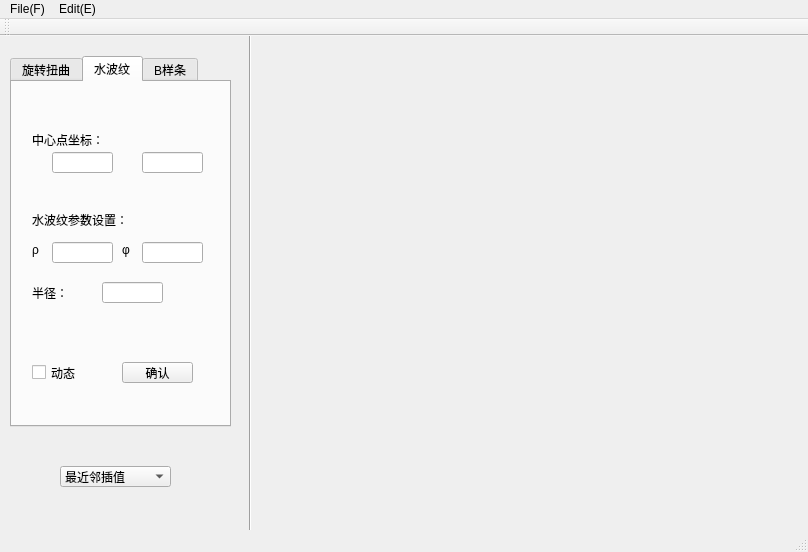
<?xml version="1.0" encoding="UTF-8"?>
<ui version="4.0">
 <class>MainWindow</class>
 <widget class="QMainWindow" name="MainWindow">
  <property name="geometry">
   <rect>
    <x>0</x>
    <y>0</y>
    <width>808</width>
    <height>552</height>
   </rect>
  </property>
  <property name="windowTitle">
   <string>MainWindow</string>
  </property>
  <widget class="QWidget" name="centralWidget">
   <widget class="Line" name="line">
    <property name="geometry">
     <rect>
      <x>240</x>
      <y>-10</y>
      <width>20</width>
      <height>541</height>
     </rect>
    </property>
    <property name="orientation">
     <enum>Qt::Vertical</enum>
    </property>
   </widget>
   <widget class="QComboBox" name="comboBox">
    <property name="geometry">
     <rect>
      <x>60</x>
      <y>430</y>
      <width>111</width>
      <height>21</height>
     </rect>
    </property>
    <item>
     <property name="text">
      <string>最近邻插值</string>
     </property>
    </item>
    <item>
     <property name="text">
      <string>双线性插值</string>
     </property>
    </item>
    <item>
     <property name="text">
      <string>双三次插值</string>
     </property>
    </item>
   </widget>
   <widget class="llabel" name="label_image">
    <property name="geometry">
     <rect>
      <x>260</x>
      <y>10</y>
      <width>531</width>
      <height>501</height>
     </rect>
    </property>
    <property name="text">
     <string/>
    </property>
   </widget>
   <widget class="QTabWidget" name="Option">
    <property name="geometry">
     <rect>
      <x>10</x>
      <y>20</y>
      <width>221</width>
      <height>371</height>
     </rect>
    </property>
    <property name="currentIndex">
     <number>1</number>
    </property>
    <widget class="QWidget" name="tab_rotation">
     <attribute name="title">
      <string>旋转扭曲</string>
     </attribute>
     <widget class="QLabel" name="label">
      <property name="geometry">
       <rect>
        <x>10</x>
        <y>20</y>
        <width>91</width>
        <height>16</height>
       </rect>
      </property>
      <property name="text">
       <string>旋转中心坐标：</string>
      </property>
     </widget>
     <widget class="QLineEdit" name="lineEdit">
      <property name="geometry">
       <rect>
        <x>10</x>
        <y>70</y>
        <width>61</width>
        <height>21</height>
       </rect>
      </property>
     </widget>
     <widget class="QLineEdit" name="lineEdit_2">
      <property name="geometry">
       <rect>
        <x>110</x>
        <y>70</y>
        <width>61</width>
        <height>21</height>
       </rect>
      </property>
     </widget>
     <widget class="QLabel" name="label_2">
      <property name="geometry">
       <rect>
        <x>10</x>
        <y>150</y>
        <width>61</width>
        <height>21</height>
       </rect>
      </property>
      <property name="text">
       <string>旋转半径：</string>
      </property>
     </widget>
     <widget class="QLineEdit" name="lineEdit_3">
      <property name="geometry">
       <rect>
        <x>90</x>
        <y>150</y>
        <width>71</width>
        <height>21</height>
       </rect>
      </property>
     </widget>
     <widget class="QLabel" name="label_3">
      <property name="geometry">
       <rect>
        <x>10</x>
        <y>230</y>
        <width>61</width>
        <height>16</height>
       </rect>
      </property>
      <property name="text">
       <string>旋转角度：</string>
      </property>
     </widget>
     <widget class="QLineEdit" name="lineEdit_4">
      <property name="geometry">
       <rect>
        <x>90</x>
        <y>230</y>
        <width>71</width>
        <height>21</height>
       </rect>
      </property>
     </widget>
     <widget class="QPushButton" name="pushButton_RD">
      <property name="geometry">
       <rect>
        <x>60</x>
        <y>290</y>
        <width>75</width>
        <height>23</height>
       </rect>
      </property>
      <property name="text">
       <string>确认</string>
      </property>
     </widget>
    </widget>
    <widget class="QWidget" name="tab_water">
     <attribute name="title">
      <string>水波纹</string>
     </attribute>
     <widget class="QLabel" name="label_4">
      <property name="geometry">
       <rect>
        <x>20</x>
        <y>50</y>
        <width>81</width>
        <height>16</height>
       </rect>
      </property>
      <property name="text">
       <string>中心点坐标：</string>
      </property>
     </widget>
     <widget class="QLineEdit" name="lineEdit_5">
      <property name="geometry">
       <rect>
        <x>40</x>
        <y>70</y>
        <width>61</width>
        <height>21</height>
       </rect>
      </property>
     </widget>
     <widget class="QLineEdit" name="lineEdit_6">
      <property name="geometry">
       <rect>
        <x>130</x>
        <y>70</y>
        <width>61</width>
        <height>21</height>
       </rect>
      </property>
     </widget>
     <widget class="QLabel" name="label_5">
      <property name="geometry">
       <rect>
        <x>20</x>
        <y>130</y>
        <width>131</width>
        <height>16</height>
       </rect>
      </property>
      <property name="text">
       <string>水波纹参数设置：</string>
      </property>
     </widget>
     <widget class="QLabel" name="label_6">
      <property name="geometry">
       <rect>
        <x>20</x>
        <y>160</y>
        <width>16</width>
        <height>16</height>
       </rect>
      </property>
      <property name="text">
       <string>ρ</string>
      </property>
     </widget>
     <widget class="QLineEdit" name="lineEdit_7">
      <property name="geometry">
       <rect>
        <x>40</x>
        <y>160</y>
        <width>61</width>
        <height>21</height>
       </rect>
      </property>
     </widget>
     <widget class="QLabel" name="label_7">
      <property name="geometry">
       <rect>
        <x>110</x>
        <y>160</y>
        <width>16</width>
        <height>16</height>
       </rect>
      </property>
      <property name="text">
       <string>φ</string>
      </property>
     </widget>
     <widget class="QLineEdit" name="lineEdit_8">
      <property name="geometry">
       <rect>
        <x>130</x>
        <y>160</y>
        <width>61</width>
        <height>21</height>
       </rect>
      </property>
     </widget>
     <widget class="QLabel" name="label_8">
      <property name="geometry">
       <rect>
        <x>20</x>
        <y>200</y>
        <width>51</width>
        <height>21</height>
       </rect>
      </property>
      <property name="text">
       <string>半径：</string>
      </property>
     </widget>
     <widget class="QLineEdit" name="lineEdit_9">
      <property name="geometry">
       <rect>
        <x>90</x>
        <y>200</y>
        <width>61</width>
        <height>21</height>
       </rect>
      </property>
     </widget>
     <widget class="QPushButton" name="pushButton_WR">
      <property name="geometry">
       <rect>
        <x>110</x>
        <y>280</y>
        <width>71</width>
        <height>21</height>
       </rect>
      </property>
      <property name="text">
       <string>确认</string>
      </property>
     </widget>
     <widget class="QCheckBox" name="checkBox">
      <property name="geometry">
       <rect>
        <x>20</x>
        <y>280</y>
        <width>71</width>
        <height>21</height>
       </rect>
      </property>
      <property name="text">
       <string>动态</string>
      </property>
     </widget>
    </widget>
    <widget class="QWidget" name="tab_Bspline">
     <attribute name="title">
      <string>B样条</string>
     </attribute>
     <widget class="QLabel" name="label_9">
      <property name="geometry">
       <rect>
        <x>80</x>
        <y>20</y>
        <width>71</width>
        <height>16</height>
       </rect>
      </property>
      <property name="text">
       <string>方格大小：</string>
      </property>
     </widget>
     <widget class="QLabel" name="label_10">
      <property name="geometry">
       <rect>
        <x>40</x>
        <y>60</y>
        <width>31</width>
        <height>16</height>
       </rect>
      </property>
      <property name="text">
       <string>X：</string>
      </property>
     </widget>
     <widget class="QLabel" name="label_11">
      <property name="geometry">
       <rect>
        <x>40</x>
        <y>140</y>
        <width>31</width>
        <height>16</height>
       </rect>
      </property>
      <property name="text">
       <string>Y：</string>
      </property>
     </widget>
     <widget class="QLineEdit" name="lineEdit_10">
      <property name="geometry">
       <rect>
        <x>80</x>
        <y>60</y>
        <width>71</width>
        <height>21</height>
       </rect>
      </property>
     </widget>
     <widget class="QLineEdit" name="lineEdit_11">
      <property name="geometry">
       <rect>
        <x>80</x>
        <y>140</y>
        <width>71</width>
        <height>21</height>
       </rect>
      </property>
     </widget>
     <widget class="QPushButton" name="pushButton_BS_2">
      <property name="geometry">
       <rect>
        <x>70</x>
        <y>290</y>
        <width>75</width>
        <height>23</height>
       </rect>
      </property>
      <property name="text">
       <string>确认</string>
      </property>
     </widget>
    </widget>
   </widget>
  </widget>
  <widget class="QMenuBar" name="menuBar">
   <property name="geometry">
    <rect>
     <x>0</x>
     <y>0</y>
     <width>808</width>
     <height>23</height>
    </rect>
   </property>
   <widget class="QMenu" name="menuFile_F">
    <property name="title">
     <string>File(F)</string>
    </property>
    <addaction name="actionOpen_O"/>
    <addaction name="actionSave_S_2"/>
   </widget>
   <widget class="QMenu" name="menuEdit_E">
    <property name="title">
     <string>Edit(E)</string>
    </property>
    <addaction name="actionSource_S"/>
    <addaction name="actionUndo_U"/>
   </widget>
   <addaction name="menuFile_F"/>
   <addaction name="menuEdit_E"/>
  </widget>
  <widget class="QToolBar" name="mainToolBar">
   <attribute name="toolBarArea">
    <enum>TopToolBarArea</enum>
   </attribute>
   <attribute name="toolBarBreak">
    <bool>false</bool>
   </attribute>
  </widget>
  <widget class="QStatusBar" name="statusBar"/>
  <action name="actionOpen_O">
   <property name="text">
    <string>Open(O)</string>
   </property>
  </action>
  <action name="actionSave_S">
   <property name="text">
    <string>Save(S)</string>
   </property>
  </action>
  <action name="actionQuit_Q">
   <property name="text">
    <string>Quit(Q)</string>
   </property>
  </action>
  <action name="actionSource_S">
   <property name="text">
    <string>Source(S)</string>
   </property>
  </action>
  <action name="actionUndo_U">
   <property name="text">
    <string>Undo(U)</string>
   </property>
  </action>
  <action name="actionSave_S_2">
   <property name="text">
    <string>Save(S)</string>
   </property>
  </action>
 </widget>
 <layoutdefault spacing="6" margin="11"/>
 <customwidgets>
  <customwidget>
   <class>llabel</class>
   <extends>QLabel</extends>
   <header>llabel.h</header>
  </customwidget>
 </customwidgets>
 <resources/>
 <connections>
  <connection>
   <sender>actionOpen_O</sender>
   <signal>triggered()</signal>
   <receiver>MainWindow</receiver>
   <slot>open()</slot>
   <hints>
    <hint type="sourcelabel">
     <x>-1</x>
     <y>-1</y>
    </hint>
    <hint type="destinationlabel">
     <x>308</x>
     <y>188</y>
    </hint>
   </hints>
  </connection>
  <connection>
   <sender>actionQuit_Q</sender>
   <signal>triggered()</signal>
   <receiver>MainWindow</receiver>
   <slot>quit()</slot>
   <hints>
    <hint type="sourcelabel">
     <x>-1</x>
     <y>-1</y>
    </hint>
    <hint type="destinationlabel">
     <x>308</x>
     <y>188</y>
    </hint>
   </hints>
  </connection>
  <connection>
   <sender>actionSource_S</sender>
   <signal>triggered()</signal>
   <receiver>MainWindow</receiver>
   <slot>source()</slot>
   <hints>
    <hint type="sourcelabel">
     <x>-1</x>
     <y>-1</y>
    </hint>
    <hint type="destinationlabel">
     <x>308</x>
     <y>188</y>
    </hint>
   </hints>
  </connection>
  <connection>
   <sender>actionUndo_U</sender>
   <signal>triggered()</signal>
   <receiver>MainWindow</receiver>
   <slot>undo()</slot>
   <hints>
    <hint type="sourcelabel">
     <x>-1</x>
     <y>-1</y>
    </hint>
    <hint type="destinationlabel">
     <x>417</x>
     <y>279</y>
    </hint>
   </hints>
  </connection>
  <connection>
   <sender>actionSave_S_2</sender>
   <signal>triggered()</signal>
   <receiver>MainWindow</receiver>
   <slot>save()</slot>
   <hints>
    <hint type="sourcelabel">
     <x>-1</x>
     <y>-1</y>
    </hint>
    <hint type="destinationlabel">
     <x>403</x>
     <y>275</y>
    </hint>
   </hints>
  </connection>
 </connections>
 <slots>
  <signal>PixelClicked()</signal>
  <slot>open()</slot>
  <slot>save()</slot>
  <slot>quit()</slot>
  <slot>source()</slot>
  <slot>reset()</slot>
  <slot>undo()</slot>
 </slots>
</ui>
